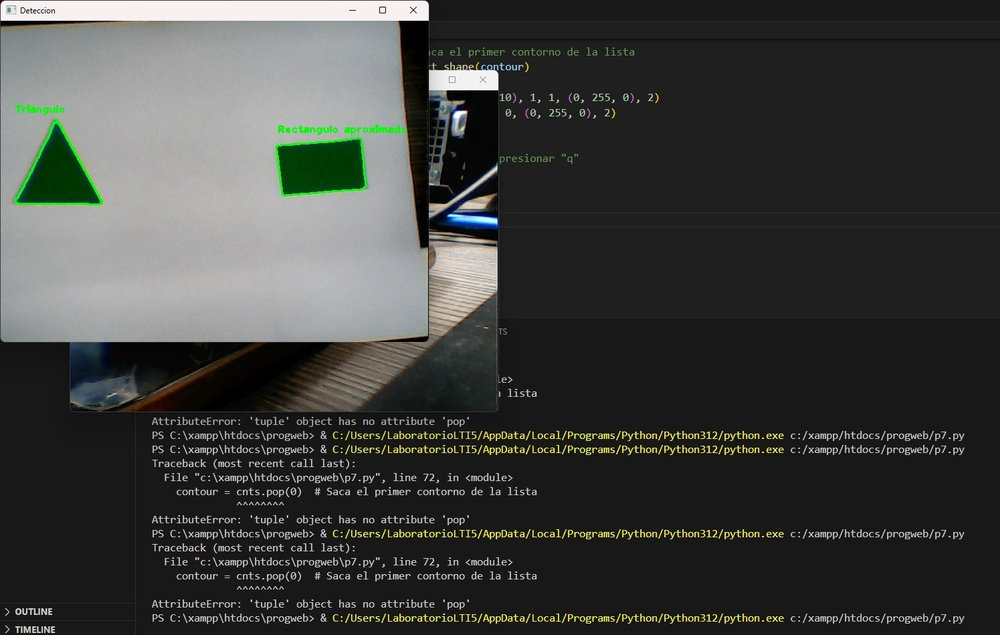
#> input picture 1.jpeg, 1000 x 635 px, shrunk from 1495 x 949 before the run, given in place of the camera
$ python 5.py
#> lines starting #> are read from the running program, lines starting #| are printed output that depends on the picture; after the words box and inside, x2 and y2 are one past the last pixel; in counts of white or black regions, pixels touching at a corner belong together
import cv2
import numpy as np

scala_reference = 20.0
reference_width = None

cap = cv2.VideoCapture(0)

while True:
    ret, frame =cap.read()
#> frame is the input picture: shape (635, 1000, 3); mean B, G, R 62.2, 64.7, 63.2
    if not ret:
        break

    gray = cv2.cvtColor(frame, cv2.COLOR_BGR2GRAY)
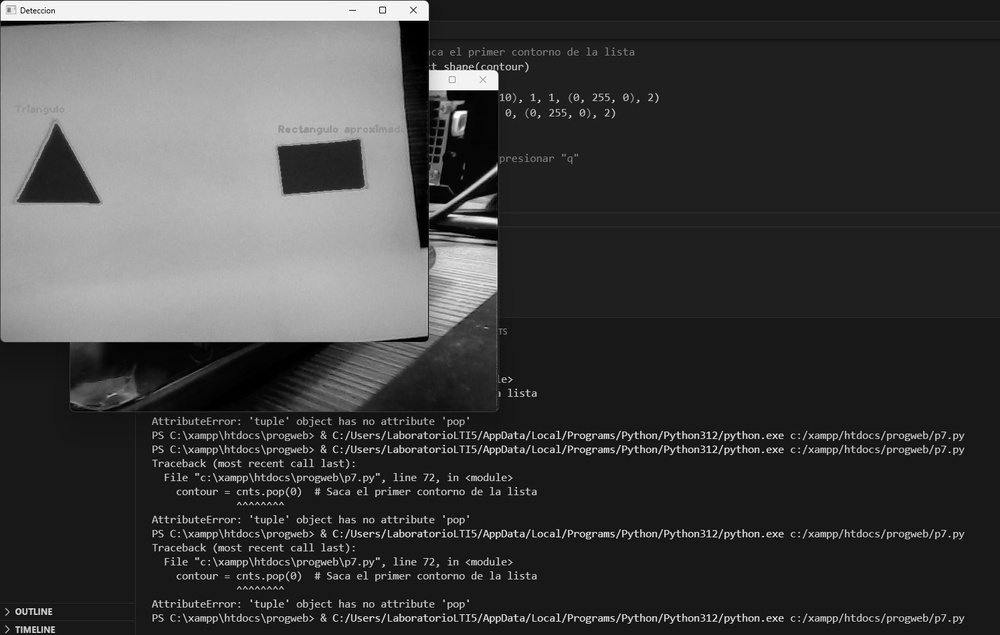
#> gray: shape (635, 1000); min 0, max 255, mean 64
    blurred = cv2.GaussianBlur(gray, (5, 5),0)
    edges = cv2.Canny(blurred, 50, 100)
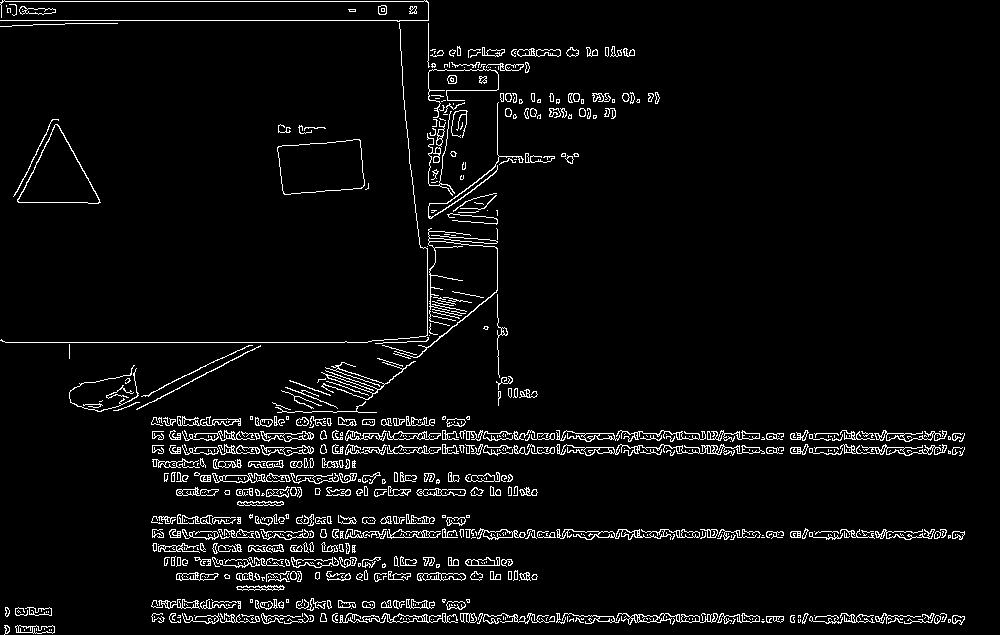
#> edges: shape (635, 1000); 4.6% white in thin lines or dots
    contours, _ = cv2.findContours(edges, cv2.RETR_EXTERNAL, cv2.CHAIN_APPROX_SIMPLE)
#> contours = 673 contours, 455 with area under 20; largest, box (x1, y1, x2, y2) and area: (277, 139, 365, 195) 3968, (17, 124, 101, 204) 3372, (556, 444, 765, 456) 522, (556, 529, 700, 540) 478, (616, 613, 718, 625) 406
    cv2.drawContours(frame, contours, -1, (0, 255, 0), 2)
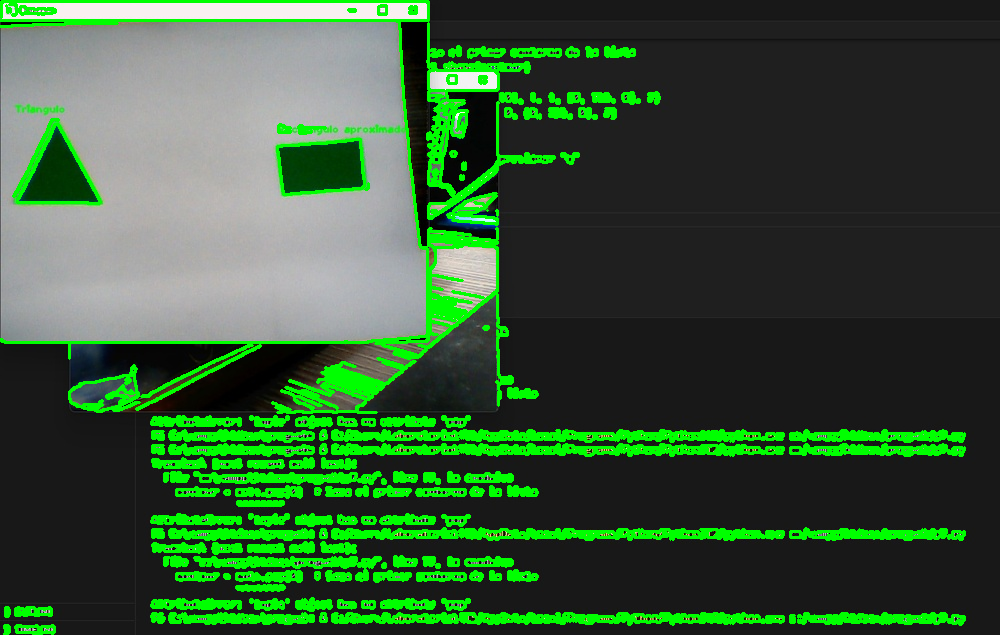
#> frame: shape (635, 1000, 3); 12.64% of pixels changed, all inside (x1, y1, x2, y2) = (0, 0, 966, 635)
    cv2.imshow("contornos de objetos", frame)

$ run again, on 40dabe2c-af21-40e7-a453-897604769090.jpg
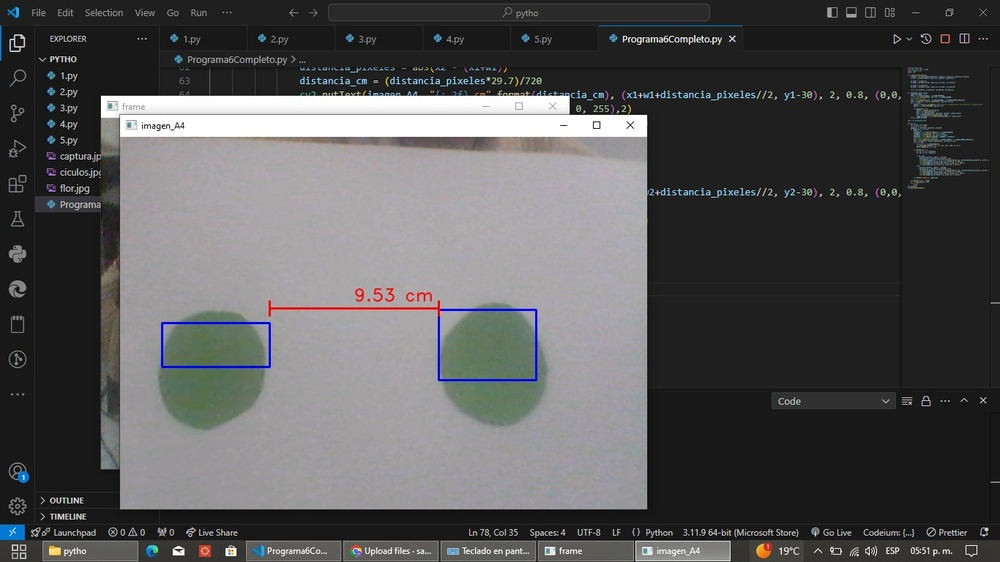
#> input picture 40dabe2c-af21-40e7-a453-897604769090.jpg, 1000 x 562 px, shrunk from 1366 x 768 before the run, given in place of the camera
#> frame is the input picture: shape (562, 1000, 3); mean B, G, R 86.7, 86.1, 86.1
#> `edges = cv2.Canny(blurred, 50, 100)`:
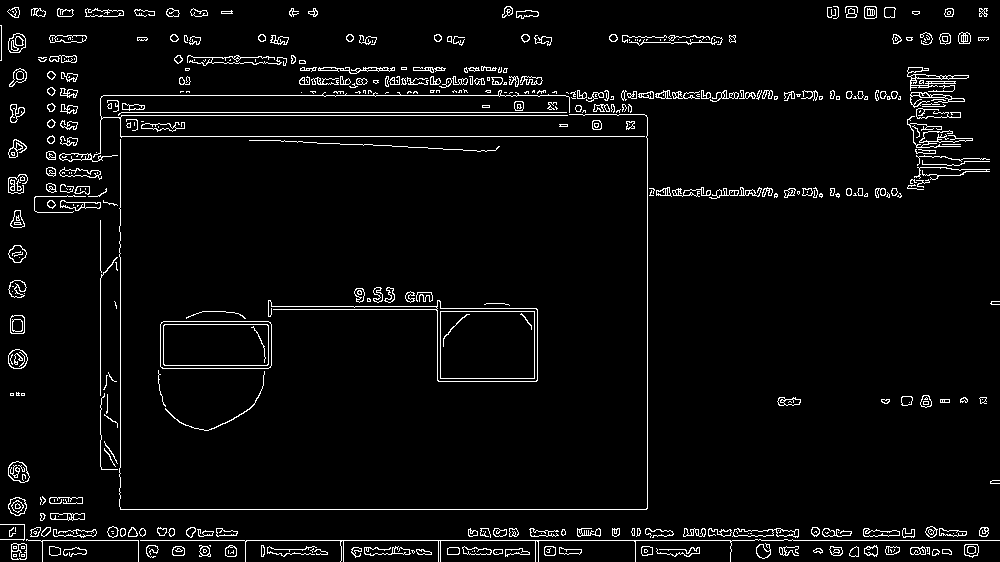
#> edges: shape (562, 1000); 4.1% white in thin lines or dots
#> contours = 393 contours, 194 with area under 20; largest, box (x1, y1, x2, y2) and area: (268, 300, 538, 382) 7330, (160, 321, 272, 369) 5203, (732, 528, 799, 538) 346, (8, 461, 30, 483) 330, (907, 67, 969, 91) 330
#> `cv2.drawContours(frame, contours, -1, (0, 255, 0), 2)`:
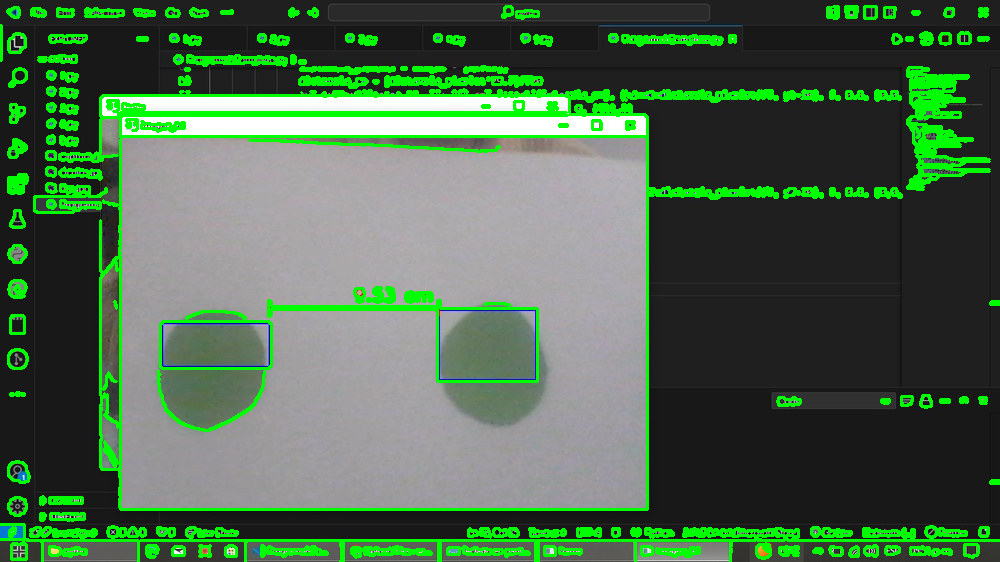
#> frame: shape (562, 1000, 3); 10.99% of pixels changed, all inside (x1, y1, x2, y2) = (0, 5, 1000, 562)
